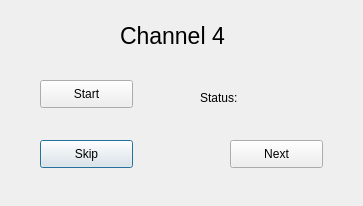
<?xml version="1.0" encoding="UTF-8"?>
<ui version="4.0">
 <class>Noise_4</class>
 <widget class="QDialog" name="Noise_4">
  <property name="geometry">
   <rect>
    <x>0</x>
    <y>0</y>
    <width>363</width>
    <height>206</height>
   </rect>
  </property>
  <property name="windowTitle">
   <string>Dialog</string>
  </property>
  <widget class="QPushButton" name="PBSkip">
   <property name="geometry">
    <rect>
     <x>40</x>
     <y>140</y>
     <width>93</width>
     <height>28</height>
    </rect>
   </property>
   <property name="text">
    <string>Skip</string>
   </property>
  </widget>
  <widget class="QPushButton" name="PBNext">
   <property name="geometry">
    <rect>
     <x>230</x>
     <y>140</y>
     <width>93</width>
     <height>28</height>
    </rect>
   </property>
   <property name="text">
    <string>Next</string>
   </property>
  </widget>
  <widget class="QLabel" name="label_2">
   <property name="geometry">
    <rect>
     <x>120</x>
     <y>20</y>
     <width>131</width>
     <height>31</height>
    </rect>
   </property>
   <property name="font">
    <font>
     <pointsize>17</pointsize>
    </font>
   </property>
   <property name="text">
    <string>Channel 4</string>
   </property>
  </widget>
  <widget class="QPushButton" name="PBStart">
   <property name="geometry">
    <rect>
     <x>40</x>
     <y>80</y>
     <width>93</width>
     <height>28</height>
    </rect>
   </property>
   <property name="text">
    <string>Start</string>
   </property>
  </widget>
  <widget class="QLabel" name="Status_Label">
   <property name="geometry">
    <rect>
     <x>250</x>
     <y>90</y>
     <width>101</width>
     <height>16</height>
    </rect>
   </property>
   <property name="text">
    <string/>
   </property>
  </widget>
  <widget class="QLabel" name="label">
   <property name="geometry">
    <rect>
     <x>200</x>
     <y>90</y>
     <width>51</width>
     <height>16</height>
    </rect>
   </property>
   <property name="text">
    <string>Status: </string>
   </property>
  </widget>
 </widget>
 <resources/>
 <connections/>
</ui>
